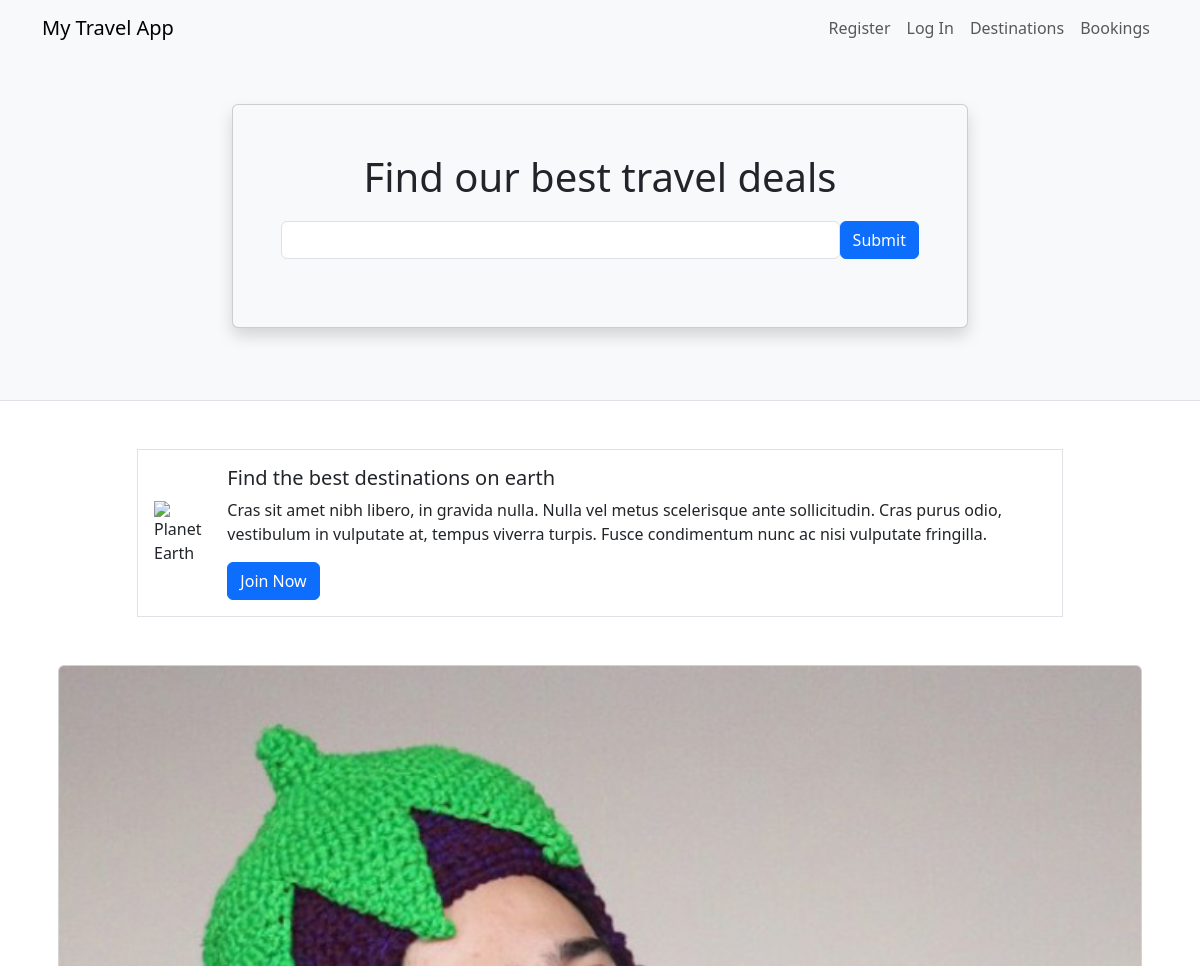
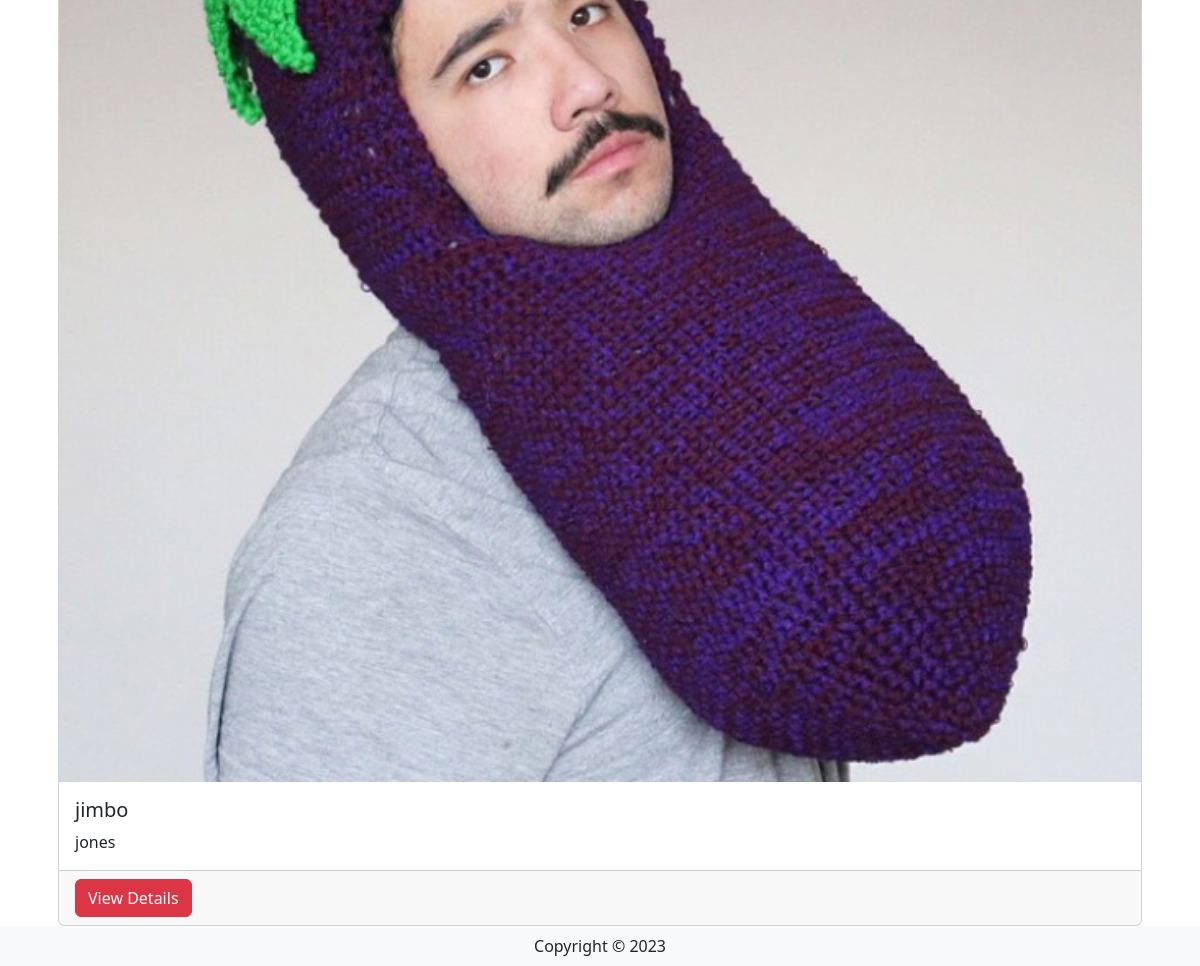
Before: / with the older database file (2 pictures, top to bottom).
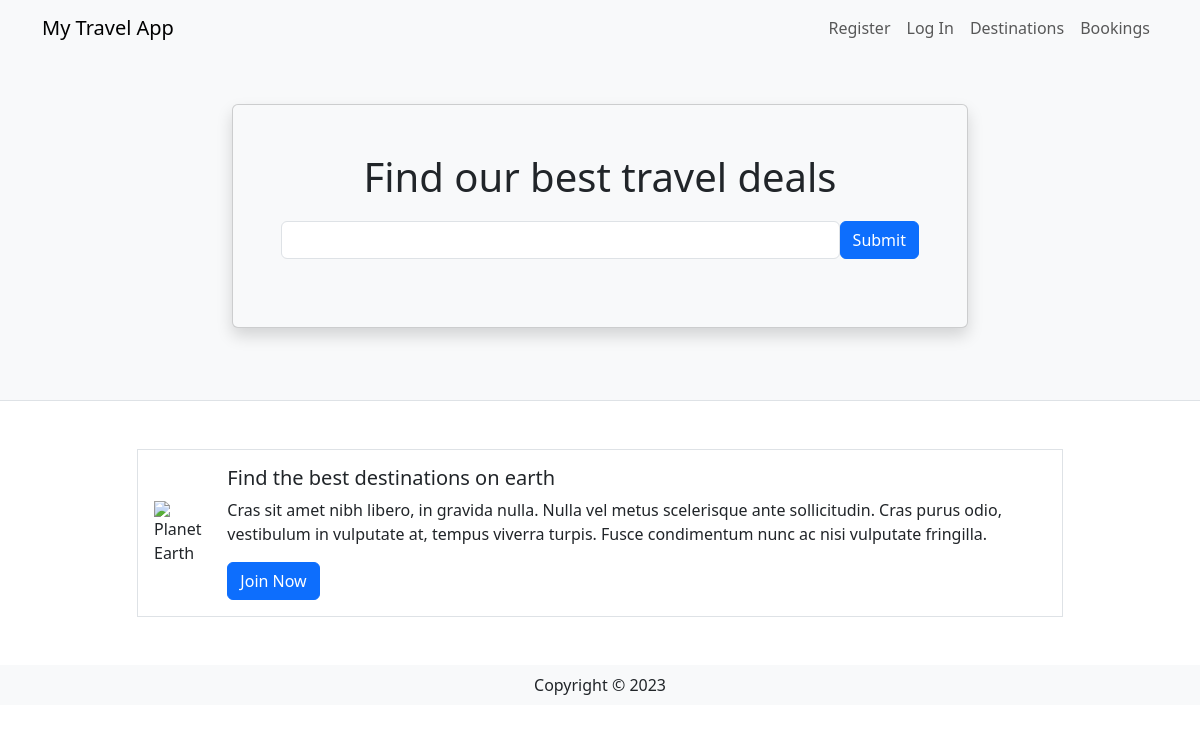
After: the same page with the newer database file.
### travel/models.py (models this page shows, shortened)
class Destination(db.Model):
    __tablename__ = 'destinations'
    id = db.Column(db.Integer, primary_key=True)
    name = db.Column(db.String(80))
    description = db.Column(db.String(200))
    image = db.Column(db.String(400))
    currency = db.Column(db.String(3))
    comments = db.relationship('Comment', backref='destination')

### travel/views.py (the view)
@mainbp.route('/')
def index():
    destinations = db.session.scalars(db.select(Destination)).all()
    return render_template('index.html', destinations=destinations)

### travel/templates/index.html
{% extends 'base.html' %}
{% block header %}
<div class="container">
    <div class="row justify-content-center mt-5 pb-4">
        <div class="col-md-8">
            <div class="card shadow p-5 mb-5 bg-light">
                <h1 class="text-center mb-3">Find our best travel deals</h1>
                <form class="form-inline d-flex flex-nowrap" action="{{ url_for('main.search') }}">
                    <input type="text" name="search" class="form-control flex-grow-1 my-1 mr-sm-2" id="SearchForm">
                    <button type="submit" class="flex-shrink-1 btn btn-primary my-1">Submit</button>
                </form>
            </div>
        </div>
    </div>
</div>
{% endblock %}
{% block content %}
<div class="container">
    <div class="row mt-5 mb-5 justify-content-center">
        <div class="col-md-10">
            <div class="media border p-3 d-flex justify-content-start">
                <img class="align-self-center me-3" style="max-width:120px"
                     src="https://upload.wikimedia.org/wikipedia/commons/thumb/2/22/Earth_Western_Hemisphere_transparent_background.png/600px-Earth_Western_Hemisphere_transparent_background.png"
                     alt="Planet Earth">
                <div class="align-self-center media-body">
                    <h5 class="mt-0">Find the best destinations on earth</h5>
                    <p class="d-none d-sm-block">
                        Cras sit amet nibh libero, in gravida nulla. Nulla vel metus
                        scelerisque ante sollicitudin. Cras purus odio, vestibulum in vulputate at, tempus viverra
                        turpis. Fusce condimentum nunc ac nisi vulputate fringilla.
                    </p>
                    <a href="#" class="btn btn-primary">Join Now</a>
                </div>
            </div>
        </div>
    </div>
    <div class="card-group">
        {% for destination in destinations %}
        <div class="card mx-3">
            <img class="card-img-top"
                 src="{{destination.image}}" alt="destination picture">
            <div class="card-body">
                <h5 class="card-title">{{destination.name}}</h5>
                <p class="card-text">{{destination.description}}</p>
            </div>
            <div class="card-footer"><a href="{{url_for('destination.show', id=destination.id)}}" class="btn btn-danger"> View Details </a></div>
        </div>
        {% endfor %}
    </div>
</div>
{% endblock %}

### travel/templates/base.html (shortened to what this page needs)
<html>
<head>
    <link href="https://cdn.jsdelivr.net/npm/bootstrap@5.3.2/dist/css/bootstrap.min.css" rel="stylesheet">
</head>
<body>
    <header class="bg-light border-bottom">
        <nav class="navbar navbar-expand-lg navbar-light bg-light">
            <div class="container">
                <a href="/" class="navbar-brand">My Travel App</a>
                <div class="collapse navbar-collapse justify-content-end" id="navbarSupportedContent">
                    <div class="navbar-nav ml-auto">
                        {% if current_user.is_authenticated %}
                        <a class="nav-item nav-link disabled text-muted" href="#">Welcome {{current_user.name}}</a>
                        <a class="nav-item nav-link" href="{{ url_for('auth.logout') }}">Log Out</a>
                        {% else %}
                        <a class="nav-item nav-link" href="{{ url_for('auth.register') }}">Register</a>
                        <a class="nav-item nav-link" href="{{ url_for('auth.login') }}">Log In</a>
                        {% endif %}
                        <a class="nav-item nav-link" href="{{ url_for('destination.create') }}">Destinations</a>
                        <a class="nav-item nav-link" href="#">Bookings</a>
                    </div>
                </div>
            </div>
        </nav>
        {% block header %}
        {% endblock %}
    </header>
    {% block content %}
    {% endblock %}
    <footer class="footer">
        <div class="text-center py-2 bg-light">
            <span class="text-dark">Copyright &copy; {{ year }}</span>
        </div>
    </footer>
</body>
</html>

Changed rows visible on the page:
removed Destination: image (picture), name "jimbo", description "jones"
